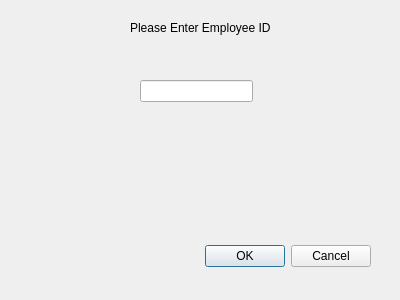
<?xml version="1.0" encoding="UTF-8"?>
<ui version="4.0">
 <class>Dialog</class>
 <widget class="QDialog" name="Dialog">
  <property name="geometry">
   <rect>
    <x>0</x>
    <y>0</y>
    <width>400</width>
    <height>300</height>
   </rect>
  </property>
  <property name="windowTitle">
   <string>Dialog</string>
  </property>
  <widget class="QDialogButtonBox" name="buttonBox">
   <property name="geometry">
    <rect>
     <x>30</x>
     <y>240</y>
     <width>341</width>
     <height>32</height>
    </rect>
   </property>
   <property name="orientation">
    <enum>Qt::Horizontal</enum>
   </property>
   <property name="standardButtons">
    <set>QDialogButtonBox::Cancel|QDialogButtonBox::Ok</set>
   </property>
  </widget>
  <widget class="QLabel" name="label">
   <property name="geometry">
    <rect>
     <x>130</x>
     <y>20</y>
     <width>161</width>
     <height>16</height>
    </rect>
   </property>
   <property name="text">
    <string>Please Enter Employee ID</string>
   </property>
  </widget>
  <widget class="QLineEdit" name="lineEdit">
   <property name="geometry">
    <rect>
     <x>140</x>
     <y>80</y>
     <width>113</width>
     <height>22</height>
    </rect>
   </property>
  </widget>
 </widget>
 <resources/>
 <connections>
  <connection>
   <sender>buttonBox</sender>
   <signal>accepted()</signal>
   <receiver>Dialog</receiver>
   <slot>accept()</slot>
   <hints>
    <hint type="sourcelabel">
     <x>248</x>
     <y>254</y>
    </hint>
    <hint type="destinationlabel">
     <x>157</x>
     <y>274</y>
    </hint>
   </hints>
  </connection>
  <connection>
   <sender>buttonBox</sender>
   <signal>rejected()</signal>
   <receiver>Dialog</receiver>
   <slot>reject()</slot>
   <hints>
    <hint type="sourcelabel">
     <x>316</x>
     <y>260</y>
    </hint>
    <hint type="destinationlabel">
     <x>286</x>
     <y>274</y>
    </hint>
   </hints>
  </connection>
 </connections>
</ui>
